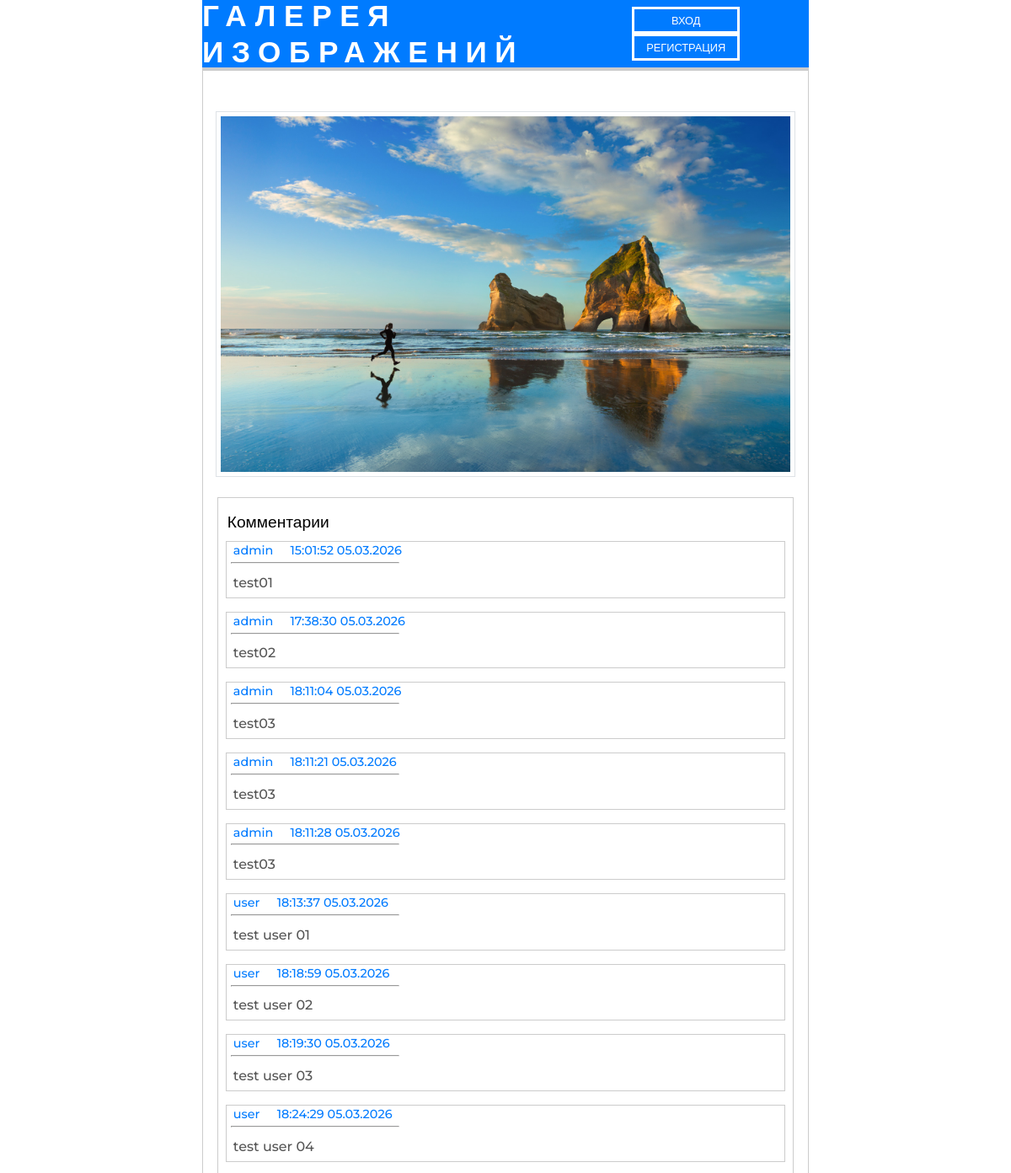
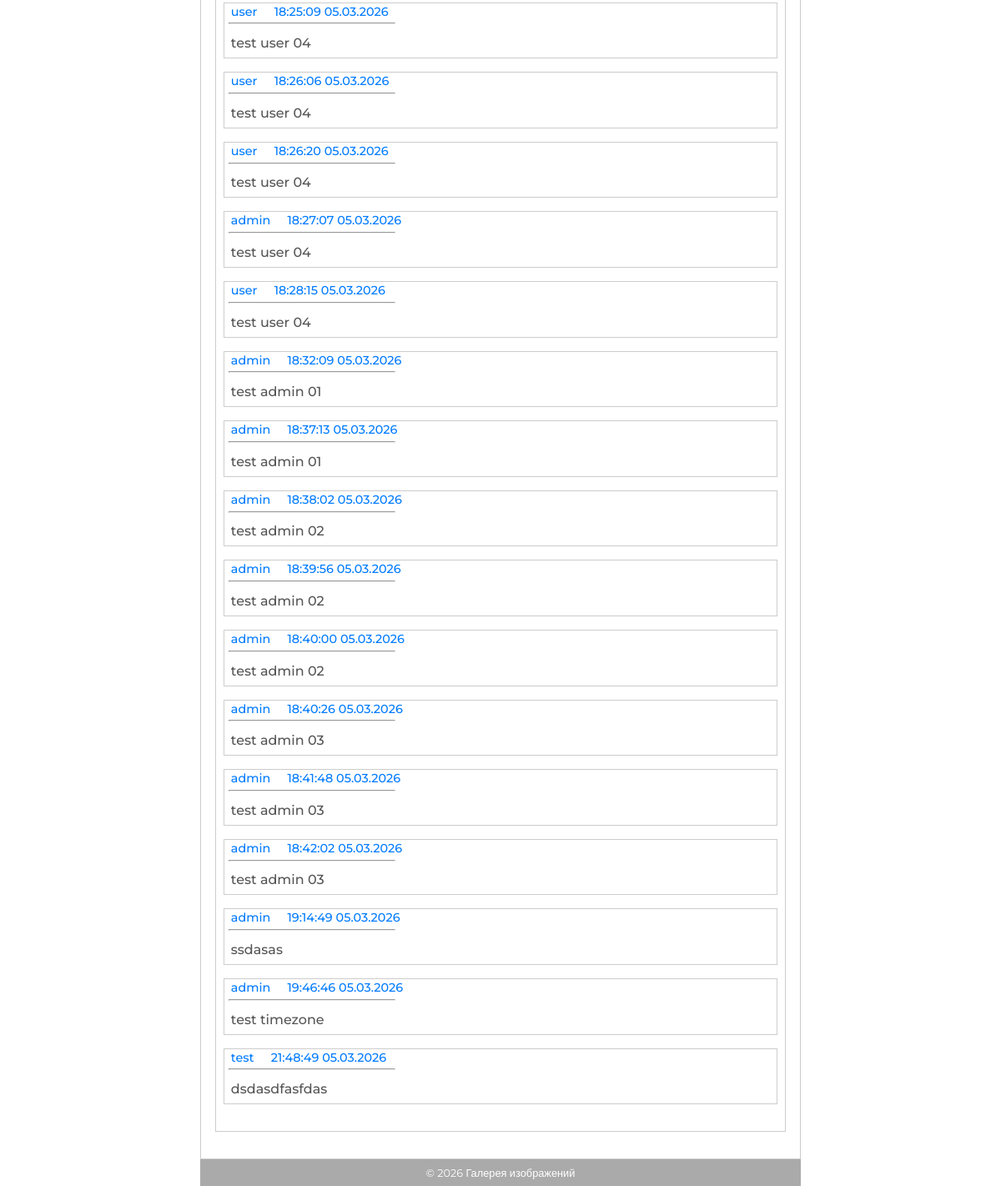
Page /show/display/img01.jpg on the committed database (2 pictures, top to bottom).
### tables this page shows
CREATE TABLE comments (
        id integer primary key autoincrement,
        user_id integer,
        picture varchar(64) not null,
        created datetime default current_timestamp,
        comment varchar(1024) not null,
        foreign key (user_id) references users (id));

CREATE TABLE users (
        id integer primary key autoincrement,
        login varchar(64) not null,
        email varchar(128) not null,
        password varchar(128) not null,
        created datetime default current_timestamp);

### app/controllers/Controller_Show.php (called while the page is built, shortened)
<?php
    class Controller_Show extends Controller
    {
        public function display(array $data) {
            $picture = $data[0];
            $this->model = new Model_Show();
            $comments = $this->model->showComment($picture);
            $data = ['file' => $picture,
                     'comments' => $comments];
            $this->view->generate('view_show.php', 'view_template.php', $data);
        }
    }

### app/bootstrap.php (called while the page is built, shortened)
<?php
require_once DATA . DIRECTORY_SEPARATOR . 'DB.php';
Route::start();

### index.php (called while the page is built, shortened)
<?php
    require_once 'app' . DIRECTORY_SEPARATOR . 'bootstrap.php';

### app/data/DB.php (called while the page is built, shortened)
<?php
    class DB
    {
        public function __construct() {
            try {
                $this->pdo = new PDO('sqlite:' . DATA . 'db.sqlite');
            } catch (PDOException $e) {
                throw new PDOException($e->getMessage(), (int)$e->getCode());
            }
        }
        function getCommentProp(string $value, string $prop, string $table){
            $stmt = $this->pdo->prepare("SELECT c.*,u.login FROM $table as c LEFT JOIN users as u on c.user_id = u.id WHERE $prop = :value");
            $stmt->execute([':value' => $value]);
            return $result = $stmt->fetchAll(PDO::FETCH_ASSOC);
        }
    }

### app/models/Model_Show.php (called while the page is built, shortened)
<?php
    class Model_Show extends Model
    {
        public function showComment(string $picture) {
            return $result = (new DB())->getCommentProp($picture, 'picture', 'comments');
        }
    }

### app/views/view_show.php (the view, shortened to what this page needs)
<?php
    $file = $data['file'];
    $comments = $data['comments'];
?>
<div class="div-main-show-container">
    <div class="div-show-picture">
        <img src="<?= URL . 'uploads/' . $file; ?>" class="img-full" alt="<?= $file; ?>">
    </div>
    <div class="div-comment-container">
        <p class="comment-title">Комментарии</p>
        <?php if(!empty($comments)): ?>
            <?php for($i = 0; $i < count($comments); $i++): ?>
                <div class="div-show-comment">
                    <span class="comment-header"><?= $comments[$i]['login']; ?></span>
                    <?php
                        $date = new DateTime($comments[$i]['created'], new DateTimeZone('UTC'));
                        $date->setTimezone(new DateTimeZone('Europe/Moscow'));
                    ?>
                    <span class="comment-header"><?= $date->format('H:i:s d.m.Y'); ?></span>
                    <hr class="line-comment">
                    <p class="comment-text"><?= $comments[$i]['comment']; ?></p>
                </div>
            <?php endfor; ?>
        <?php else: ?>
            <p class="comment-no">Пока нет ни одного комментария</p>
        <?php endif; ?>
    </div>
</div>

### css/style_template.css (style rules this page uses)
html { scroll-behavior: smooth; }
* { margin: 0; padding: 0; }
body { font-family: "Montserrat", sans-serif; display: flex; flex-direction: column; align-items: center; min-height: 100vh; }

### css/style_show.css (style rules this page uses)
.div-main-show-container { display: flex; flex-direction: column; align-items: center; justify-content: center; gap: 1.5rem; width: 100%; margin-bottom: 2rem; }
.div-show-picture { width: 95%; display: flex; justify-content: center; }
.img-full { padding: .3rem; background-color: #fff; border: .1rem solid #dee2e6; max-width: 99%; height: auto; }
.div-comment-container { width: 95%; border: .1rem solid #cccccc; padding: 1rem 0 1rem 0; }
.comment-title { font-size: 1.2rem; font-weight: 500; padding: 0 0 .7rem .7rem; }
.div-show-comment { margin: auto; width: 97%; border: .1rem solid #cccccc; margin-bottom: 1rem; }
.comment-header { font-size: .9rem; font-weight: 500; padding: .5rem; color: #007bff; }
.line-comment { width: 30%; margin: .3rem; }
.comment-text { font-size: 1rem; font-weight: 500; padding: .5rem; color: #555555; }

### rows in the picture
comments: user.login "admin", created "15:01:52 05.03.2026", comment "test01"
comments: user.login "admin", created "17:38:30 05.03.2026", comment "test02"
comments: user.login "admin", created "18:11:04 05.03.2026", comment "test03"
comments: user.login "admin", created "18:11:21 05.03.2026", comment "test03"
comments: user.login "admin", created "18:11:28 05.03.2026", comment "test03"
comments: user.login "user", created "18:13:37 05.03.2026", comment "test user 01"
comments: user.login "user", created "18:18:59 05.03.2026", comment "test user 02"
comments: user.login "user", created "18:19:30 05.03.2026", comment "test user 03"
comments: user.login "user", created "18:24:29 05.03.2026", comment "test user 04"
comments: user.login "user", created "18:25:09 05.03.2026", comment "test user 04"
comments: user.login "user", created "18:26:06 05.03.2026", comment "test user 04"
comments: user.login "user", created "18:26:20 05.03.2026", comment "test user 04"
comments: user.login "admin", created "18:27:07 05.03.2026", comment "test user 04"
comments: user.login "user", created "18:28:15 05.03.2026", comment "test user 04"
comments: user.login "admin", created "18:32:09 05.03.2026", comment "test admin 01"
comments: user.login "admin", created "18:37:13 05.03.2026", comment "test admin 01"
comments: user.login "admin", created "18:38:02 05.03.2026", comment "test admin 02"
comments: user.login "admin", created "18:39:56 05.03.2026", comment "test admin 02"
comments: user.login "admin", created "18:40:00 05.03.2026", comment "test admin 02"
comments: user.login "admin", created "18:40:26 05.03.2026", comment "test admin 03"
comments: user.login "admin", created "18:41:48 05.03.2026", comment "test admin 03"
comments: user.login "admin", created "18:42:02 05.03.2026", comment "test admin 03"
comments: user.login "admin", created "19:14:49 05.03.2026", comment "ssdasas"
comments: user.login "admin", created "19:46:46 05.03.2026", comment "test timezone"
comments: user.login "test", created "21:48:49 05.03.2026", comment "dsdasdfasfdas"
